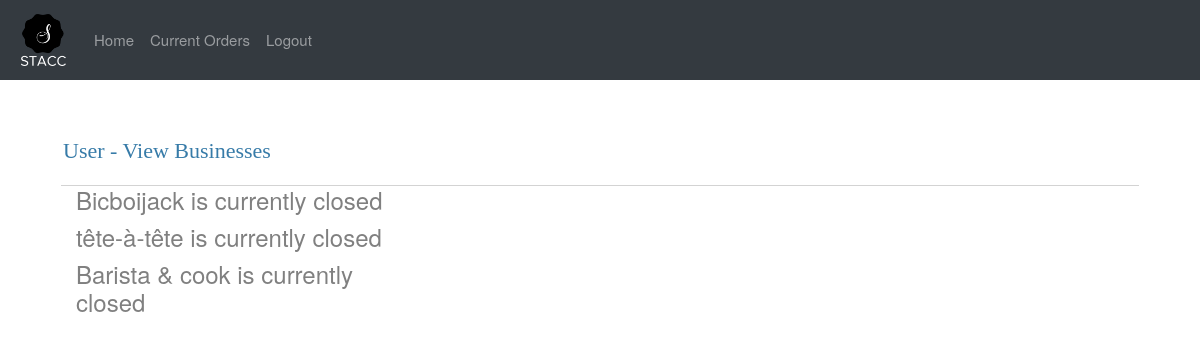
Screenshot of /user/ (signed in) with the database file from the repository.
### flaskr/models.py (models this page shows, shortened)
class Owner( db.Model ):
    __tablename__ = 'owners'
    id = db.Column( db.Integer, primary_key=True )
    name = db.Column( db.String( 80 ) )
    email = db.Column( db.String( 120 ), unique=True )
    password = db.Column( db.Text, nullable=False )
    longitude = db.Column( db.Float )
    latitude = db.Column( db.Float )
    user_rating = db.Column( db.Float )
    time_rating = db.Column( db.Float )
    items = relationship( 'Item' )
    hours = relationship( 'Hour' )

### flaskr/user.py (the view)
@bp.route( '/' )
@login_required
def home( ):
    owners = Owner.query.all( )
    open = []
    now = datetime.now()
    day = now.weekday()
    for owner in list(owners):
        hours = Hour.query.filter_by( owner=owner.id, day=day ).all( )
        previous_ends = Hour.query.filter_by( owner=owner.id, day=(day-1) % 7 ).all( )
        for hour in hours:
            dt1 = datetime.strptime(hour.start, '%I%p')
            hour1 = dt1.hour
            try:
                dt2 = datetime.strptime(hour.end, '%I%p')
                hour2 = dt2.hour
            except ValueError:
                dt2 = datetime.strptime(hour.end, '%I%p(next day)')
                hour2 = dt2.hour + 24
            if now.hour >= hour1 and now.hour < hour2:
                open.append( owner )
                owners.remove( owner )
        for previous_end in previous_ends:
            try:
                dt = datetime.strptime(previous_end.end, '%I%p(next day)')
                end = dt.hour
                if now.hour < end and owner not in open:
                    open.append( owner )
                    owners.remove( owner )
            except ValueError:
                break;
    ordrs = Order.query.all( )
    orders = { }
    for o in ordrs:
        if o.business not in orders:
            orders[ o.business ] = [ ]
        orders[ o.business ].append( o )
    return render_template( 'user/businesses.html', businesses=open, orders=orders, closed = owners)

### flaskr/business.py (called while the page is built)
@bp.before_app_request
def load_logged_in_user( ):
    owner_id = session.get( 'owner_id' )
    if owner_id is None:
        g.owner = None
    else:
        try:
            g.owner = Owner.query.filter_by( id=owner_id ).one( )
        except NoResultFound:
            g.owner = None
            session.clear( )

### flaskr/user.py (called while the page is built)
@bp.before_app_request
def load_logged_in_user( ):
    user_id = session.get( 'user_id' )
    if user_id is None:
        g.user = None
    else:
        try:
            g.user = User.query.filter_by( id=user_id ).one( )
        except NoResultFound:
            g.user = None
            session.clear( )

def login_required( view ):
    @functools.wraps( view )
    def wrapped_view( **kwargs ):
        if g.user is None:
            return redirect( url_for( 'user.login' ) )
        return view( **kwargs )
    return wrapped_view

### flaskr/templates/user/businesses.html (shortened to what this page needs)
{% extends 'base_user.html' %}
{% block header %}
  <h1>{% block title %}User - View Businesses{% endblock %}</h1>
{% endblock %}
{% block content %}
  <div class="container-fluid">
  <div class="row">
    <div class="col-sm-4">
    {% for business in closed %}
      <h4 id="closed" style="color: grey;">{{ business.name }} is currently closed</h4>
    {% endfor %}
    </div>
    <div class="col-sm-8">
      <div id='map' style="position:absolute; top:0; bottom:0; width:100%;" ></div>
    </div>
  </div>
  </div>
{% endblock %}

### flaskr/static/style.css (style rules this page uses)
h1 { font-family: serif; color: #377ba8; margin: 1rem 0; }
.content > header h1 { flex: auto; margin: 1rem 0 0.25rem 0; }
#map { height: 100%; min-height: 500px; }

### flaskr/static/home.css (style rules this page uses)
* { -webkit-box-sizing: border-box; -moz-box-sizing: border-box; box-sizing: border-box; }
h1 { font-size: 22px; margin: 0; font-weight: 400; line-height: 20px; padding: 20px 2px; }

### rows the page displays
Owner: name "Bicboijack"
Owner: name "tête-à-tête"
Owner: name "Barista & cook"
